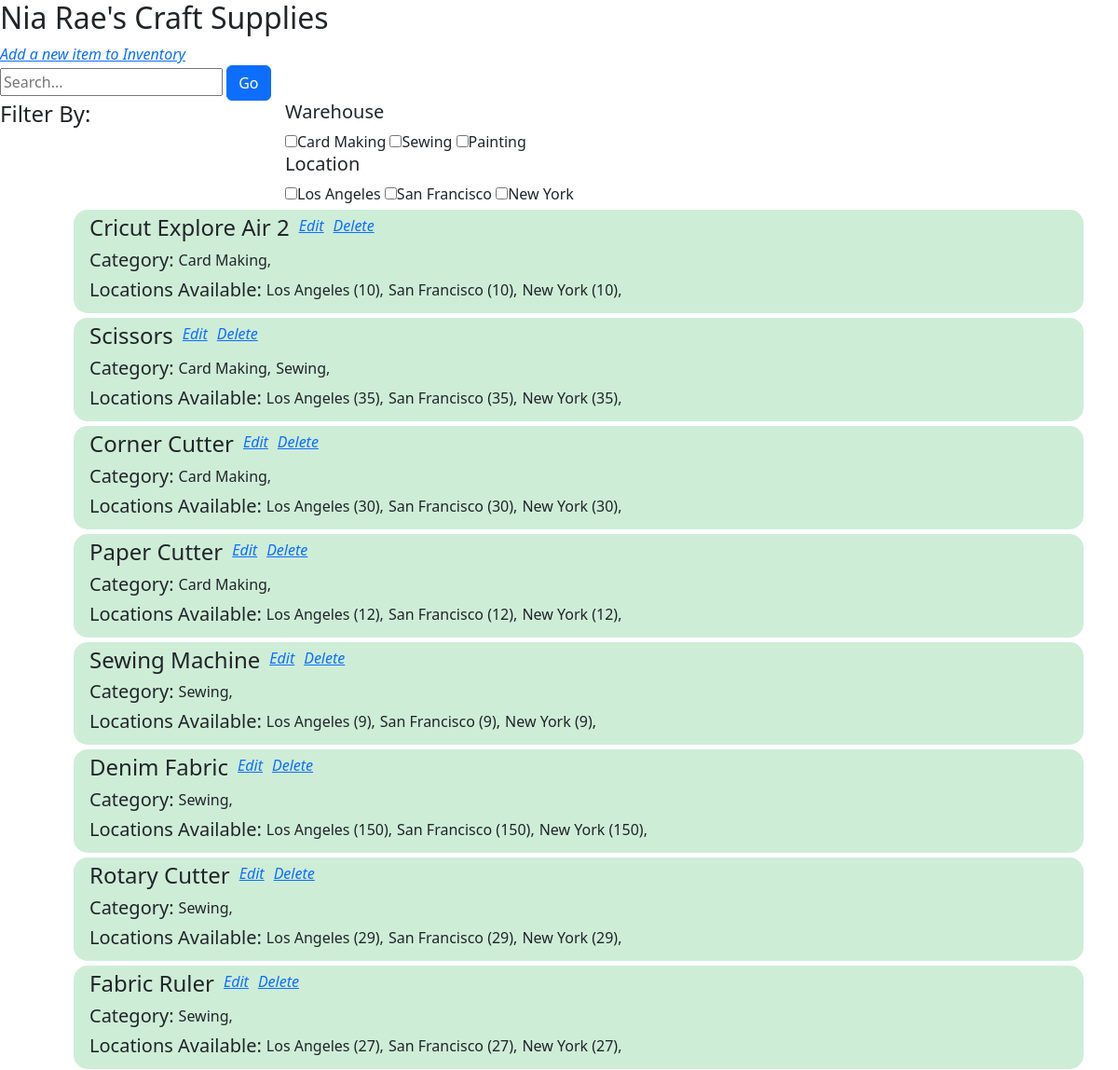
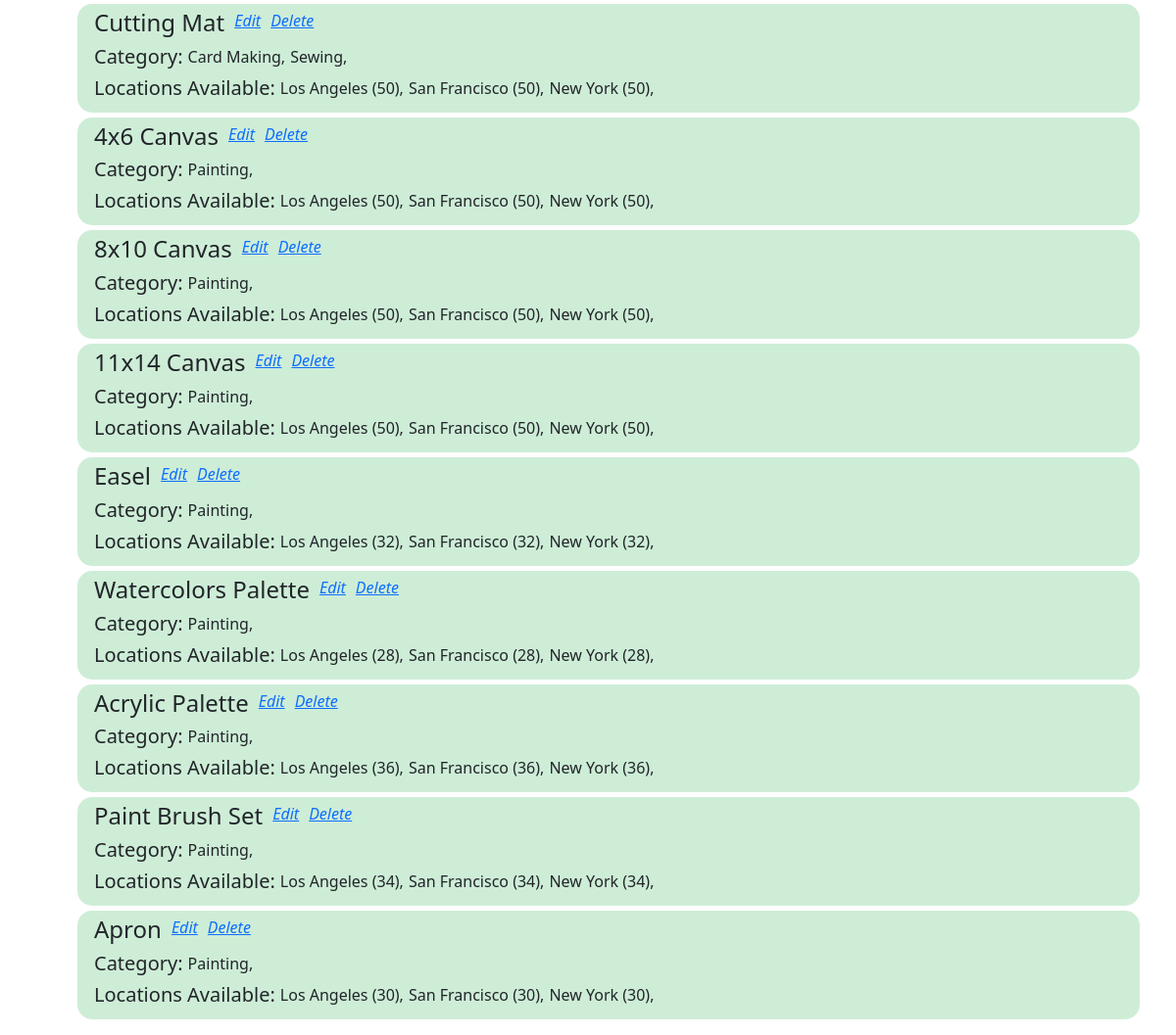
The page / on the database its author committed (2 pictures, top to bottom).
### tables this page shows
CREATE TABLE categories(
	category_id int PRIMARY KEY NOT NULL AUTO_INCREMENT,
    category_name VARCHAR(45) NOT NULL
);

CREATE TABLE locations(
	location_id int PRIMARY KEY NOT NULL AUTO_INCREMENT,
    location_name VARCHAR(45) NOT NULL
);

CREATE TABLE items(
	item_id int PRIMARY KEY NOT NULL AUTO_INCREMENT,
    item_name VARCHAR(45) NOT NULL
);

### index.php (the view, shortened to what this page needs)
<?php
     $mysqli = new mysqli(DB_HOST, DB_USER, DB_PASS, DB_NAME);
     $mysqli->set_charset("utf8");
     $items_sql = "SELECT * FROM items";
     $items_results = $mysqli->query($items_sql);
     $categories_sql = "SELECT * FROM categories";
     $categories_results = $mysqli->query($categories_sql);
     $locations_sql = "SELECT * FROM locations";
     $locations_results = $mysqli->query($locations_sql);
?>
<!DOCTYPE html>
<html lang="en">
<head>
     <link href="https://cdn.jsdelivr.net/npm/bootstrap@5.2.0-beta1/dist/css/bootstrap.min.css" rel="stylesheet">
     <link rel="stylesheet" type="text/css" href="styles.css">
</head>
<body>
     <h2> Nia Rae's Craft Supplies </h2>
     <a href="create.php"> <em> Add a new item to Inventory </em> </a>
     <form action="" method="">
          <input type="text" placeholder="Search..." />
          <button class="btn btn-primary" type="submit"> Go </button>
          <div class="row">
               <div class="col-3">
                    <div id="filters">
                         <h4> Filter By: </h4>
                    </div>
               </div>
               <div class="col">
                    <div id="warehouse-filter">
                         <h5> Warehouse </h5>
                         <?php while($category = $categories_results->fetch_assoc()) : ?>
                              <input type="checkbox" /><label> <?php echo $category["category_name"]; ?> </label>
                         <?php endwhile; ?>
                    </div>
                    <div id="location-filter">
                         <h5> Location </h5>
                         <?php while($location = $locations_results->fetch_assoc()) : ?>
                              <input type="checkbox" /><label> <?php echo $location["location_name"]; ?> </label>
                         <?php endwhile; ?>
                    </div>
               </div>
          </div>
     </form>
     <div class="container" id="view-items">
          <ul id="items-display">
               <?php while($row = $items_results->fetch_assoc()) : ?>
                    <li class="item container">
                         <div class="row">
                              <div class="inline">
                                   <h4> <?php echo $row["item_name"]; ?> </h4> <a href="edit.php?item_id=<?php echo $row["item_id"]; ?>"><em> Edit </em></a>
                                   <a href="delete.php?item_id=<?php echo $row['item_id']; ?>"><em> Delete </em></a>
                              </div>
                              <div class="col">
                                   <div class="inline">
                                        <h5> Category: </h5>
                                        <?php
                                             $item_categories = "SELECT category_name FROM categories
                                             JOIN category_has_item ON categories.category_id = category_has_item.category_id
                                            JOIN items ON items.item_id = category_has_item.item_id
                                            WHERE item_name = '". $row["item_name"] ."';";
                                             $item_categories_results = $mysqli->query($item_categories);
                                        ?>
                                        <?php while($categories = $item_categories_results->fetch_assoc()) : ?>
                                             <span class="item-category"> <?php echo $categories["category_name"]; ?>, </span>
                                        <?php endwhile; ?>
                                   </div>
                                   <div class="inline">
                                        <h5> Locations Available: </h5>
                                        <?php
                                             $item_locations = "SELECT location_name, qty FROM locations
                                             JOIN location_has_item ON locations.location_id = location_has_item.location_id
                                             JOIN items ON items.item_id = location_has_item.item_id
                                             WHERE item_name = '". $row["item_name"] ."';";
                                             $item_location_results = $mysqli->query($item_locations);
                                        ?>
                                        <?php while($locations = $item_location_results->fetch_assoc()) : ?>
                                             <span class="item-location"> <?php echo $locations["location_name"]; ?> (<?php echo $locations["qty"];?>), </span>
                                        <?php endwhile; ?>
                                   </div>
                              </div>
                         </div>
                    </li>
               <?php endwhile; ?>
          </ul>
     </div>
</body>
</html>

### styles.css (style rules this page uses)
#items-display { list-style-type: none; }
.item { background-color: #ceedd7; border-radius: 15px; margin: 5px; padding-top: 5px; padding-bottom: 5px; }
.inline { display: flex; flex-direction: row; }
.inline * { margin-left: 5px; }

### rows shown on the page
categories: category_name "Card Making"
categories: category_name "Sewing"
categories: category_name "Painting"
locations: location_name "Los Angeles"
locations: location_name "San Francisco"
locations: location_name "New York"
items: item_name "Cricut Explore Air 2", location_name "Los Angeles", qty "10", location_name "San Francisco", location_name "New York"
items: item_name "Scissors", location_name "Los Angeles", qty "35", location_name "San Francisco", location_name "New York"
items: item_name "Corner Cutter", location_name "Los Angeles", qty "30", location_name "San Francisco", location_name "New York"
items: item_name "Paper Cutter", location_name "Los Angeles", qty "12", location_name "San Francisco", location_name "New York"
items: item_name "Sewing Machine", location_name "Los Angeles", qty "9", location_name "San Francisco", location_name "New York"
items: item_name "Denim Fabric", location_name "Los Angeles", qty "150", location_name "San Francisco", location_name "New York"
items: item_name "Rotary Cutter", location_name "Los Angeles", qty "29", location_name "San Francisco", location_name "New York"
items: item_name "Fabric Ruler", location_name "Los Angeles", qty "27", location_name "San Francisco", location_name "New York"
items: item_name "Cutting Mat", location_name "Los Angeles", qty "50", location_name "San Francisco", location_name "New York"
items: item_name "4x6 Canvas", location_name "Los Angeles", qty "50", location_name "San Francisco", location_name "New York"
items: item_name "8x10 Canvas", location_name "Los Angeles", qty "50", location_name "San Francisco", location_name "New York"
items: item_name "11x14 Canvas", location_name "Los Angeles", qty "50", location_name "San Francisco", location_name "New York"
items: item_name "Easel", location_name "Los Angeles", qty "32", location_name "San Francisco", location_name "New York"
items: item_name "Watercolors Palette", location_name "Los Angeles", qty "28", location_name "San Francisco", location_name "New York"
items: item_name "Acrylic Palette", location_name "Los Angeles", qty "36", location_name "San Francisco", location_name "New York"
items: item_name "Paint Brush Set", location_name "Los Angeles", qty "34", location_name "San Francisco", location_name "New York"
items: item_name "Apron", location_name "Los Angeles", qty "30", location_name "San Francisco", location_name "New York"
